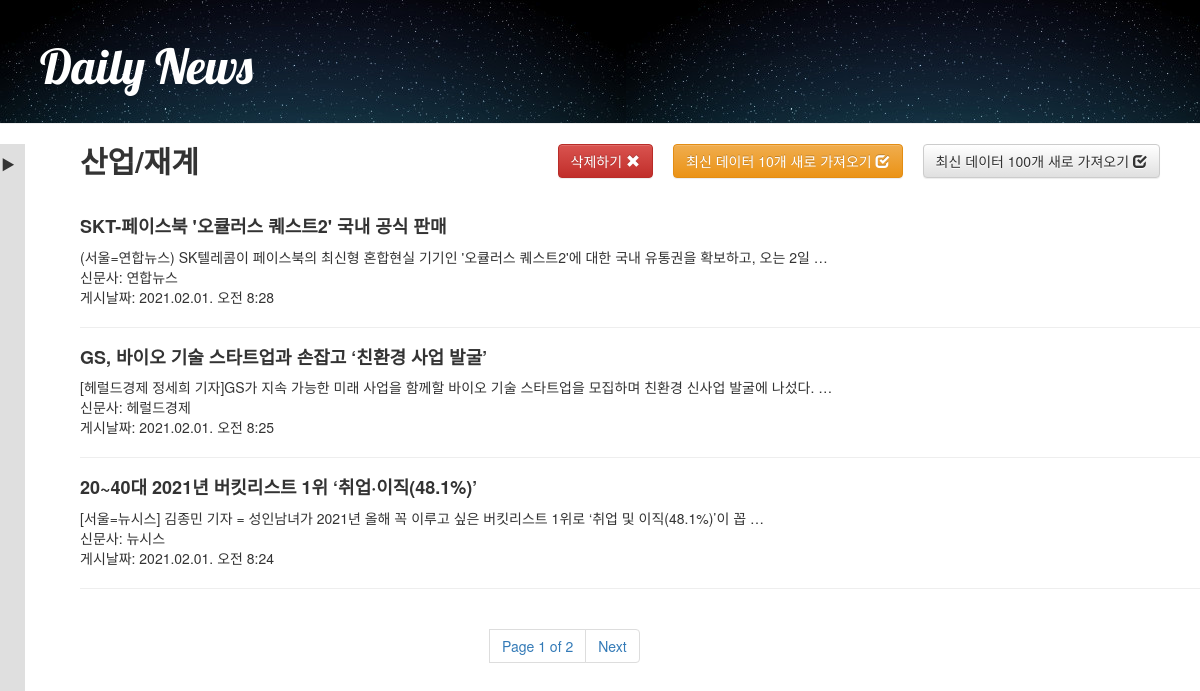
The app's page /news/101/261/ with its own data.
### news/models.py (models this page shows, shortened)
class Letter(models.Model):
    category = models.CharField(max_length=10, default="", null=True)
    topic = models.CharField(max_length=10, default="", null=True)
    title = models.CharField(max_length=100,default="", primary_key=True)
    letter_link = models.URLField(max_length=100)
    published_date = models.CharField(max_length=20, default="", null=True)
    created_date = models.DateTimeField(default=timezone.now)
    preview = models.TextField()
    writer = models.CharField(max_length=20,default="", null=True)

### news/views.py (the view)
# urls.py: path('news/<str:sid1>/<str:sid2>/', views.news_detail, name='news_detail'),
def news_detail(request, sid1, sid2):
    mylist = [sid1, sid2]
    if request.method == 'POST':
        UDform = UDForm(request.POST)
        if UDform.is_valid():
            if UDform.cleaned_data['UD'] == 'update':
                contents = parsing(sid1, sid2)
                for data in contents:
                    form = Letter(
                        category=sid1,
                        topic=sid2,
                        title= data[0],
                        letter_link=data[1],
                        published_date=data[2],
                        preview= data[3],
                        writer=data[4]
                        )
                    form.save()
            elif UDform.cleaned_data['UD'] == 'new100':
                contents = new100_parsing(sid1,sid2)
                for data in contents:
                    form = Letter(
                        category=sid1,
                        topic=sid2,
                        title= data[0],
                        letter_link=data[1],
                        published_date=data[2],
                        preview= data[3],
                        writer=data[4]
                        )
                    form.save()
            elif UDform.cleaned_data['UD'] =='delete':
                Letter.objects.filter(topic=sid2).delete()
    else:
        print('GET')
    News = Letter.objects.filter(topic= sid2)
    paginator = Paginator(News,3)
    page_no = request.GET.get('page')
    try:
        News_p = paginator.page(page_no)
    except PageNotAnInteger:
        News_p = paginator.page(1)
    except EmptyPage:
        News_p = paginator.page(paginator.num_pages)
    return render(request, 'news/news_detail.html' ,{'message': News_p, 'key':mylist})

### news/templatetags/filters.py (called while the page is built)
@register.filter()
def __topic(value):
    if value =='259':
        return '금융'
    elif value == '258':
        return '증권'
    elif value == '261':
        return '산업/재계'
    elif value == '731':
        return '모바일'
    elif value == '226':
        return '인터넷/SNS'
    elif value == '227':
        return '통신/뉴미디어'
    elif value == 'kbaseball':
        return '야구'
    elif value == 'kfootball':
        return '축구'
    elif value == 'wfootball':
        return '해외축구'

### news/templates/news/news_detail.html (shortened to what this page needs)
{% extends "news/home.html"%}
{% block content %}
    {% load static %}
    {% load filters %}
<link rel="stylesheet" type="text/css" href="{% block stylesheet %}{% static 'news/css/news.css' %}{% endblock %}" />
    <div class = "save">
        <form action="" method="post">
            <button type="submit" name="UD" value="new100" class="save btn btn-default">최신 데이터 100개 새로 가져오기
                <span class="glyphicon glyphicon-check"></span>
            </button>
            <button type="submit" name="UD" value="update" class="save btn btn-warning">최신 데이터 10개 새로 가져오기
                <span class="glyphicon glyphicon-check"></span>
            </button>
            <button type="submit" name="UD" value="delete"  class="save btn btn-danger">삭제하기
                <span class="glyphicon glyphicon-remove"></span>
            </button>
        </form>
    </div>
    <div>
        <h2 id="font-bold">
        {% if key.0 == '101' %}
            {{ key.1|__topic }}
        {% elif key.0 == '105' %}
            {{ key.1|__topic }}
        {% endif %}
        </h2>
        <br>
        {% for data in message%}
            <h4>
                <li id="font-bold">
                    <a href="{{data.letter_link}}" target="_blank">{{ data.title }}</a>
                </li>
            </h4>
            <li>{{data.preview}}</li>
            <li> 신문사: {{data.writer}}</li>
            <li> 게시날짜: {{data.published_date}}</li>
            <hr>
        {% endfor %}
    </div>
    <div id="wrap">
        {% include 'news/news_pagination.html' with page=message %}
    </div>
{% endblock %}

### news/static/news/css/news.css (style rules this page uses)
.save { margin-right: 20px; float : right; }
#wrap { width:300px; height:300px; margin:0 auto; }
#font-bold { font-weight: bold; }
body, ul, li { padding: 0; margin: 0; list-style: none; }
a { color: inherit; text-decoration: none; }
body { height: 10000px; }

### records on screen
Letter: title "SKT-페이스북 '오큘러스 퀘스트2' 국내 공식 판매", preview "(서울=연합뉴스) SK텔레콤이 페이스북의 최신형 혼합현실 기기인 '오큘러스 퀘스트2'에 대한 국내 유통권을 확보하고, 오는 2일 …", writer "연합뉴스", published_date "2021.02.01. 오전 8:28"
Letter: title "GS, 바이오 기술 스타트업과 손잡고 ‘친환경 사업 발굴’", preview "[헤럴드경제 정세희 기자]GS가 지속 가능한 미래 사업을 함께할 바이오 기술 스타트업을 모집하며 친환경 신사업 발굴에 나섰다. …", writer "헤럴드경제", published_date "2021.02.01. 오전 8:25"
Letter: title "20~40대 2021년 버킷리스트 1위 ‘취업·이직(48.1%)’", preview "[서울=뉴시스] 김종민 기자 = 성인남녀가 2021년 올해 꼭 이루고 싶은 버킷리스트 1위로 ‘취업 및 이직(48.1%)’이 꼽 …", writer "뉴시스", published_date "2021.02.01. 오전 8:24"

### other values on screen
{{ key.1|__topic }} "산업/재계"
{{ page.number }} "1"
{{ page.paginator.num_pages }} "2"
